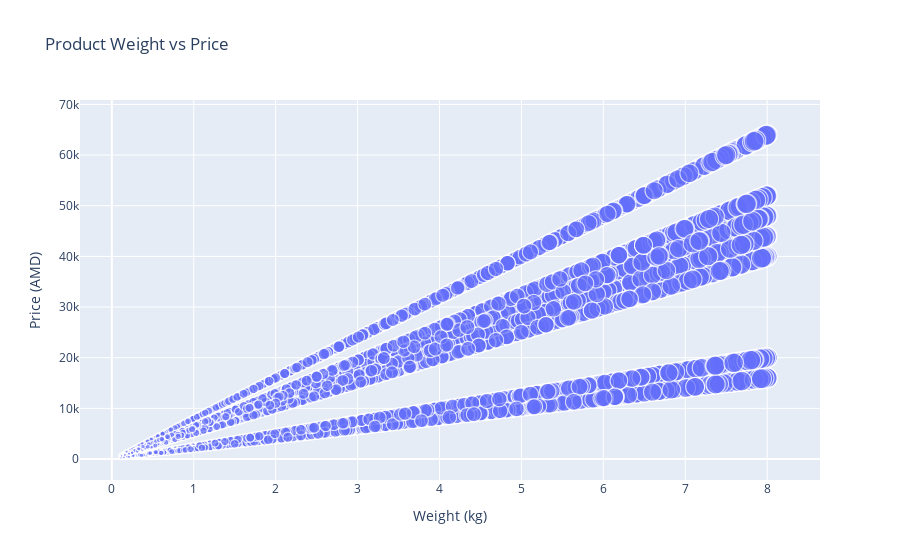

Notebook cell for this chart:
### Code cell
#Product Weight and Price plot
fig = px.scatter(df, x="Product weight", y="Product price",
                 title="Product Weight vs Price",
                 labels={"Product weight": "Weight (kg)", "Product price": "Price (AMD)"},
                 size="Product weight")
fig.show()

### Figure 1 — Plotly figure (JSON) as saved in the notebook; plotly's stock layout.template omitted (floating-point values rounded to 4 significant figures; data arrays with more than 128 entries replaced by an {"elided": "..."} marker saying what was removed)
{"data": [{"hovertemplate": "Weight (kg)=%{marker.size}<br>Price (AMD)=%{y}<extra></extra>", "legendgroup": "", "marker": {"color": "#636efa", "size": {"elided": "22000 float values"}, "sizemode": "area", "sizeref": 0.02, "symbol": "circle"}, "mode": "markers", "name": "", "showlegend": false, "type": "scattergl", "x": {"elided": "22000 float values"}, "xaxis": "x", "y": {"elided": "22000 float values"}, "yaxis": "y"}], "layout": {"legend": {"itemsizing": "constant", "tracegroupgap": 0}, "title": {"text": "Product Weight vs Price"}, "xaxis": {"anchor": "y", "domain": [0, 1], "title": {"text": "Weight (kg)"}}, "yaxis": {"anchor": "x", "domain": [0, 1], "title": {"text": "Price (AMD)"}}}}
